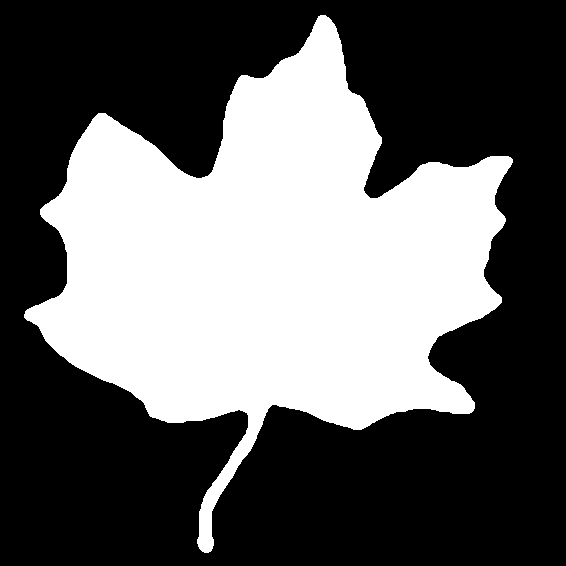
%> input picture Extra-project-MPP/mapleleaf.tif, 566 x 566 px
$ octave fourdes.m   (GNU Octave 9; MATLAB toolbox functions it lacks are replaced by stand-ins)
%> lines starting %> are read from the running program, lines starting %| are printed output that depends on the picture; in (x1, y1, x2, y2) boxes, pixels count from 0 and x2, y2 are one past the last pixel; in counts of white or black regions, pixels touching at a corner belong together; the program's own positions count from 1
### Extra-project-MPP/frdescp.m
%FRDESCP computes Fourier descriptors
function z = frdescp(s)
[np,nc] = size(s);
if nc~=2
    error('S must be of size np-by-2.');
end
if np/2 ~=round(np/2);
    s(end+1,:) =  s(end,:);
    np = np + 1;
end

x = 0:(np-1);
m = ((-1) .^x)';

s(:,1) = m.* s(:,1);
s(:,2) = m.*s(:,2);
s = s(:,1) + i*s(:,2);
z = fft(s);


### Extra-project-MPP/ifrdescp.m
%IFRDESCP computes inverse Frouier descriptors
function s = ifrdescp(z,nd)
np = length(z);
if nargin == 1
    nd = np;
end
if np/2 ~=round(np/2)
    error('length(z) must be an evenn integer.')
elseif nd/2 ~= round(nd/2)
    error('nd must be an even integer.')
end
 x = 0:(np - 1);
 m = ((-1) .^ x)';
 d = (np-nd)/2;
 z(1:d) = 0;
 z(np - d +1:np) = 0;
 zz = ifft(z);
 s(:,1) = real(zz);
 s(:,2) = imag(zz);
 s(:,1) = m.*s(:,1);
 s(:,2) = m.*s(:,2);


### Extra-project-MPP/bound2im.m
function B = bound2im(b, M, N, x0, y0)
%BOUND2IM Converts a boundary to an image.
[np, nc] = size(b);
if np < nc
   b = b'; % To convert to size np-by-2.
   [np, nc] = size(b);
end
% Make sure the coordinates are integers.
x = round(b(:, 1));
y = round(b(:, 2));
% Set up the default size parameters.
x = x - min(x) + 1;
y = y - min(y) + 1;
B = false(max(x), max(y));
C = max(x) - min(x) + 1;
D = max(y) - min(y) + 1;
if nargin == 1
   % Use the preceding default values.
elseif nargin == 3
   if C > M | D > N
      error('The boundary is outside the M-by-N region.')
   end
   % The image size will be M-by-N. Set up the parameters for this.
   B = false(M, N);
   % Distribute extra rows approx. even between top and bottom.
   NR = round((M - C)/2);
   NC = round((N - D)/2); % The same for columns.
   x = x + NR; % Offset the boundary to new position.
   y = y + NC;
elseif nargin == 5
   if x0 < 0 | y0 < 0
      error('x0 and y0 must be positive integers.')
   end
   x = x + round(x0) - 1;
   y = y + round(y0) - 1;
   C = C + x0 - 1;
   D = D + y0 - 1;
   if C > M | D > N
      error('The shifted boundary is outside the M-by-N region.')
   end
   B = false(M, N);
else
   error('Incorrect number of inputs.')
end
B(sub2ind(size(B), x, y)) = true;

### Extra-project-MPP/fourdes.m
clc;clear
I = imread('mapleleaf.tif');
%> I: size 566x566 logical; 38.2% white; 1 white region, box (x1, y1, x2, y2) and area: (24, 15, 513, 553) 122446
subplot(2,4,1);imshow(I);title('The original image');
binimg = im2bw(I,0.7);
subplot(2,4,2);imshow(binimg);title('After thresholding');
%边界提取
boundary = bwboundaries(binimg,'noholes');
%> boundary = 1 boundary; box (x1, y1, x2, y2) and points: (24, 15, 513, 553) 1900
boundary = boundary{1};
%> boundary = 1900 rows, first 12: [315 25; 314 26; 313 26; 312 26; 311 27; 310 28; 310 29; 309 30; 309 31; 308 32; 308 33; 307 34]
[m,n] = size(binimg);
%> m = 566; n = 566
%compute Fourier descriptors
z = frdescp(boundary);
%> in frdescp, `[np,nc] = size(s);`: np = 1900; nc = 2
%> in frdescp, `x = 0:(np-1);`: x = 1900 values from 0 to 1899
%> in frdescp, `m = ((-1) .^x)';`: m = 1900 values, max 1 at index 1, min -1 at index 2, mean 0
z600 = ifrdescp(z,600);
%> in ifrdescp, `d = (np-nd)/2;`: d = 650
%> z600 = 1900 rows, first 12: [314.7 25.32; 314 25.61; 313.1 25.92; 312 26.35; 311 26.99; 310.2 27.87; 309.6 28.92; 309.2 30.02; 308.8 31.08; 308.3 32.05; 307.7 32.99; 307.1 33.95]
z600im = bound2im(z600,m,n);
%> in bound2im, `x = round(b(:, 1));`: x = 1900 values, max 553 at index 1516, min 16 at index 537, mean 280.7
%> in bound2im, `y = round(b(:, 2));`: y = 1900 values, max 513 at index 874, min 25 at index 1, mean 277.5
%> in bound2im, `x = x - min(x) + 1;`: x = 1900 values, max 538 at index 1516, min 1 at index 537, mean 265.7
%> in bound2im, `y = y - min(y) + 1;`: y = 1900 values, max 489 at index 874, min 1 at index 1, mean 253.5
%> in bound2im, `B = false(max(x), max(y));`: B: size 538x489 logical; every value is 0
%> in bound2im, `C = max(x) - min(x) + 1;`: C = 538
%> in bound2im, `D = max(y) - min(y) + 1;`: D = 489
%> in bound2im, `NR = round((M - C)/2);`: NR = 14
%> in bound2im, `NC = round((N - D)/2);`: NC = 39
%> in bound2im, `x = x + NR;`: x = 1900 values, max 552 at index 1516, min 15 at index 537, mean 279.7
%> in bound2im, `y = y + NC;`: y = 1900 values, max 528 at index 874, min 40 at index 1, mean 292.5
%> in bound2im, `B(sub2ind(size(B), x, y)) = true;`:
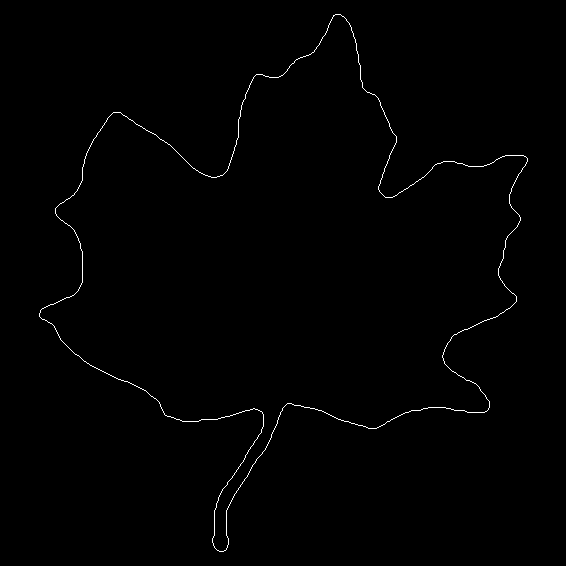
%> B: size 566x566 logical; 0.59% white in thin lines or dots, all inside (x1, y1, x2, y2) = (39, 14, 528, 552)
subplot(2,4,3);imshow(z600im);title('600个点描绘子获得逆变换');
z300 = ifrdescp(z,300);
%> z300 = 1900 rows, first 12: [314.5 25.04; 313.6 25.35; 312.7 25.82; 311.9 26.43; 311.2 27.18; 310.5 28.03; 309.8 28.95; 309.2 29.94; 308.7 30.96; 308.1 31.99; 307.7 33.02; 307.2 34.04]
z300im = bound2im(z300,m,n);
%> call 2 of bound2im, with M = 566, N = 566
%> in bound2im (call 2), `x = round(b(:, 1));`: x = 1900 values, max 553 at index 1516, min 16 at index 537, mean 280.7
%> in bound2im (call 2), `y = round(b(:, 2));`: y = 1900 values, max 513 at index 875, min 25 at index 1, mean 277.5
%> in bound2im (call 2), `x = x - min(x) + 1;`: x = 1900 values, max 538 at index 1516, min 1 at index 537, mean 265.7
%> in bound2im (call 2), `y = y - min(y) + 1;`: y = 1900 values, max 489 at index 875, min 1 at index 1, mean 253.5
%> in bound2im (call 2), `x = x + NR;`: x = 1900 values, max 552 at index 1516, min 15 at index 537, mean 279.7
%> in bound2im (call 2), `y = y + NC;`: y = 1900 values, max 528 at index 875, min 40 at index 1, mean 292.5
%> in bound2im (call 2), `B(sub2ind(size(B), x, y)) = true;`:
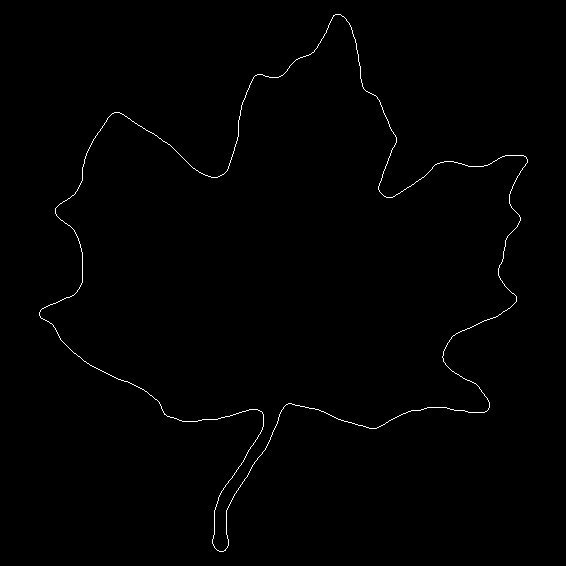
%> B: size 566x566 logical; 0.59% white in thin lines or dots, all inside (x1, y1, x2, y2) = (39, 14, 528, 552)
subplot(2,4,4);imshow(z300im);title('300个点描绘子');
z150 = ifrdescp(z,150);
%> z150 = 1900 rows, first 12: [314.6 25.34; 313.8 25.57; 313.1 25.94; 312.4 26.45; 311.6 27.08; 310.9 27.82; 310.3 28.66; 309.6 29.59; 309 30.57; 308.4 31.61; 307.8 32.68; 307.3 33.78]
z150im = bound2im(z150,m,n);
%> call 3 of bound2im, with M = 566, N = 566
%> in bound2im (call 3), `x = round(b(:, 1));`: x = 1900 values, max 553 at index 1517, min 16 at index 538, mean 280.7
%> in bound2im (call 3), `y = round(b(:, 2));`: y = 1900 values, max 512 at index 874, min 25 at index 1, mean 277.5
%> in bound2im (call 3), `x = x - min(x) + 1;`: x = 1900 values, max 538 at index 1517, min 1 at index 538, mean 265.7
%> in bound2im (call 3), `y = y - min(y) + 1;`: y = 1900 values, max 488 at index 874, min 1 at index 1, mean 253.5
%> in bound2im (call 3), `B = false(max(x), max(y));`: B: size 538x488 logical; every value is 0
%> in bound2im (call 3), `D = max(y) - min(y) + 1;`: D = 488
%> in bound2im (call 3), `x = x + NR;`: x = 1900 values, max 552 at index 1517, min 15 at index 538, mean 279.7
%> in bound2im (call 3), `y = y + NC;`: y = 1900 values, max 527 at index 874, min 40 at index 1, mean 292.5
%> in bound2im (call 3), `B(sub2ind(size(B), x, y)) = true;`:
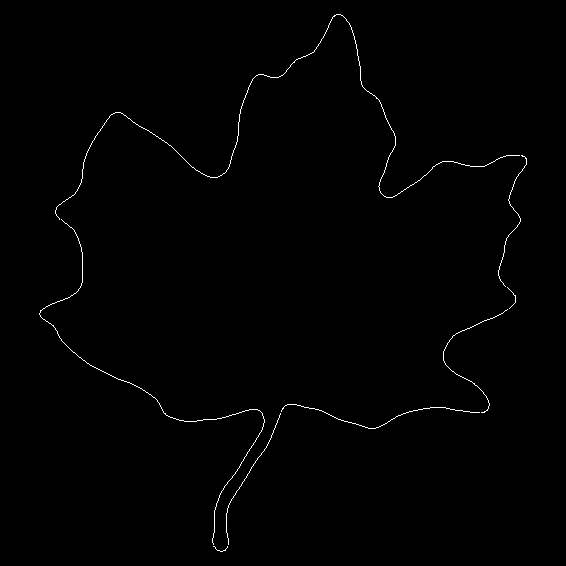
%> B: size 566x566 logical; 0.59% white in thin lines or dots, all inside (x1, y1, x2, y2) = (39, 14, 527, 552)
subplot(2,4,5);imshow(z150im);title('150个点描绘子');
z50 = ifrdescp(z,50);
%> z50 = 1900 rows, first 12: [314.3 30.72; 313.7 30.87; 313.1 31.07; 312.6 31.31; 312 31.59; 311.5 31.91; 311 32.27; 310.4 32.67; 309.9 33.12; 309.4 33.6; 308.9 34.12; 308.5 34.68]
z50im = bound2im(z50,m,n);
%> call 4 of bound2im, with M = 566, N = 566
%> in bound2im (call 4), `x = round(b(:, 1));`: x = 1900 values, max 549 at index 1517, min 19 at index 536, mean 280.7
%> in bound2im (call 4), `y = round(b(:, 2));`: y = 1900 values, max 506 at index 872, min 31 at index 1, mean 277.5
%> in bound2im (call 4), `x = x - min(x) + 1;`: x = 1900 values, max 531 at index 1517, min 1 at index 536, mean 262.7
%> in bound2im (call 4), `y = y - min(y) + 1;`: y = 1900 values, max 476 at index 872, min 1 at index 1, mean 247.5
%> in bound2im (call 4), `B = false(max(x), max(y));`: B: size 531x476 logical; every value is 0
%> in bound2im (call 4), `C = max(x) - min(x) + 1;`: C = 531
%> in bound2im (call 4), `D = max(y) - min(y) + 1;`: D = 476
%> in bound2im (call 4), `NR = round((M - C)/2);`: NR = 18
%> in bound2im (call 4), `NC = round((N - D)/2);`: NC = 45
%> in bound2im (call 4), `x = x + NR;`: x = 1900 values, max 549 at index 1517, min 19 at index 536, mean 280.7
%> in bound2im (call 4), `y = y + NC;`: y = 1900 values, max 521 at index 872, min 46 at index 1, mean 292.5
%> in bound2im (call 4), `B(sub2ind(size(B), x, y)) = true;`:
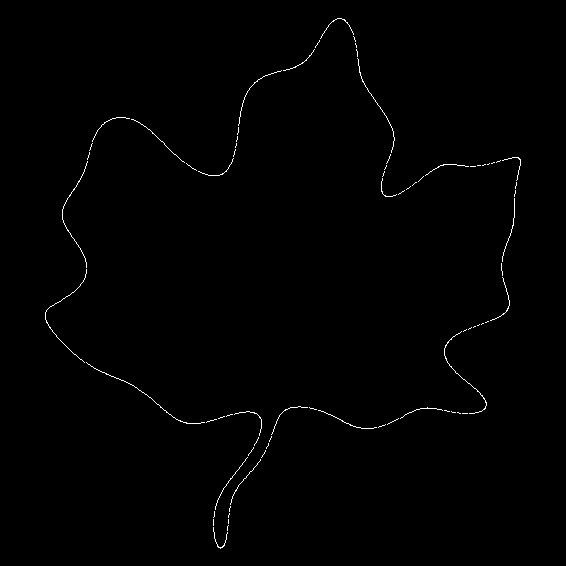
%> B: size 566x566 logical; 0.56% white in thin lines or dots, all inside (x1, y1, x2, y2) = (45, 18, 521, 549)
subplot(2,4,6);imshow(z50im);title('50个点描绘子');
z20 = ifrdescp(z,20);
%> z20 = 1900 rows, first 12: [313.2 44.1; 312.5 44.05; 311.8 44.01; 311.1 43.98; 310.4 43.97; 309.7 43.96; 309 43.97; 308.3 43.99; 307.6 44.02; 306.9 44.06; 306.2 44.1; 305.6 44.16]
z20im = bound2im(z20,m,n);
%> call 5 of bound2im, with M = 566, N = 566
%> in bound2im (call 5), `x = round(b(:, 1));`: x = 1900 values, max 540 at index 1509, min 37 at index 526, mean 280.7
%> in bound2im (call 5), `y = round(b(:, 2));`: y = 1900 values, max 508 at index 909, min 44 at index 1, mean 277.5
%> in bound2im (call 5), `x = x - min(x) + 1;`: x = 1900 values, max 504 at index 1509, min 1 at index 526, mean 244.7
%> in bound2im (call 5), `y = y - min(y) + 1;`: y = 1900 values, max 465 at index 909, min 1 at index 1, mean 234.5
%> in bound2im (call 5), `B = false(max(x), max(y));`: B: size 504x465 logical; every value is 0
%> in bound2im (call 5), `C = max(x) - min(x) + 1;`: C = 504
%> in bound2im (call 5), `D = max(y) - min(y) + 1;`: D = 465
%> in bound2im (call 5), `NR = round((M - C)/2);`: NR = 31
%> in bound2im (call 5), `NC = round((N - D)/2);`: NC = 51
%> in bound2im (call 5), `x = x + NR;`: x = 1900 values, max 535 at index 1509, min 32 at index 526, mean 275.7
%> in bound2im (call 5), `y = y + NC;`: y = 1900 values, max 516 at index 909, min 52 at index 1, mean 285.5
%> in bound2im (call 5), `B(sub2ind(size(B), x, y)) = true;`:
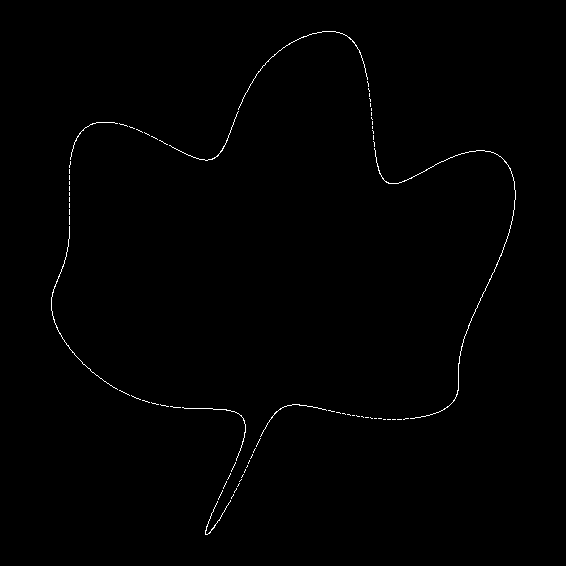
%> B: size 566x566 logical; 0.51% white in thin lines or dots, all inside (x1, y1, x2, y2) = (51, 31, 516, 535)
subplot(2,4,7);imshow(z20im);title('20个点描绘子');
z12 = ifrdescp(z,12);
%> z12 = 1900 rows, first 12: [333.4 47.94; 332.6 47.54; 331.7 47.15; 330.9 46.76; 330 46.38; 329.1 46.01; 328.2 45.65; 327.4 45.29; 326.5 44.94; 325.6 44.6; 324.7 44.26; 323.7 43.93]
z12im = bound2im(z12,m,n);
%> call 6 of bound2im, with M = 566, N = 566
%> in bound2im (call 6), `x = round(b(:, 1));`: x = 1900 values, max 515 at index 1519, min 37 at index 528, mean 280.7
%> in bound2im (call 6), `y = round(b(:, 2));`: y = 1900 values, max 505 at index 920, min 37 at index 43, mean 277.5
%> in bound2im (call 6), `x = x - min(x) + 1;`: x = 1900 values, max 479 at index 1519, min 1 at index 528, mean 244.7
%> in bound2im (call 6), `y = y - min(y) + 1;`: y = 1900 values, max 469 at index 920, min 1 at index 43, mean 241.5
%> in bound2im (call 6), `B = false(max(x), max(y));`: B: size 479x469 logical; every value is 0
%> in bound2im (call 6), `C = max(x) - min(x) + 1;`: C = 479
%> in bound2im (call 6), `D = max(y) - min(y) + 1;`: D = 469
%> in bound2im (call 6), `NR = round((M - C)/2);`: NR = 44
%> in bound2im (call 6), `NC = round((N - D)/2);`: NC = 49
%> in bound2im (call 6), `x = x + NR;`: x = 1900 values, max 523 at index 1519, min 45 at index 528, mean 288.7
%> in bound2im (call 6), `y = y + NC;`: y = 1900 values, max 518 at index 920, min 50 at index 43, mean 290.5
%> in bound2im (call 6), `B(sub2ind(size(B), x, y)) = true;`:
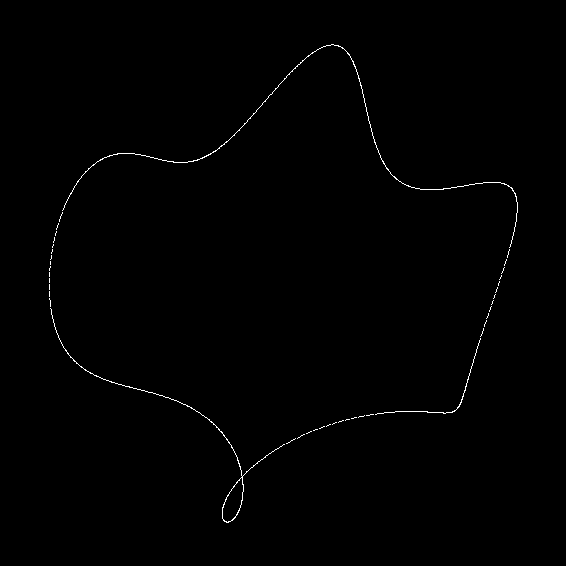
%> B: size 566x566 logical; 0.47% white in thin lines or dots, all inside (x1, y1, x2, y2) = (49, 44, 518, 523)
subplot(2,4,8);imshow(z12im);title('12个点描绘子');

maxvalue = abs(max(z));
%> maxvalue = 749914.3
std_deviation = maxvalue / 10;
%> std_deviation = 74991.4
noise = imnoise(z,'gaussian',0,std_deviation);
%> noise = 1900 values from 1 to 1
z_noise = z + noise;

rand = randperm(length(z));
sample100_train = rand(1:100);
sample100_test = rand(101:200);
z_sample = []
for i=1:100
    z_sample_trainset(i) = z_noise(sample100_train(i));
    z_sample_testset(i) = z_noise(sample100_test(i));
end
